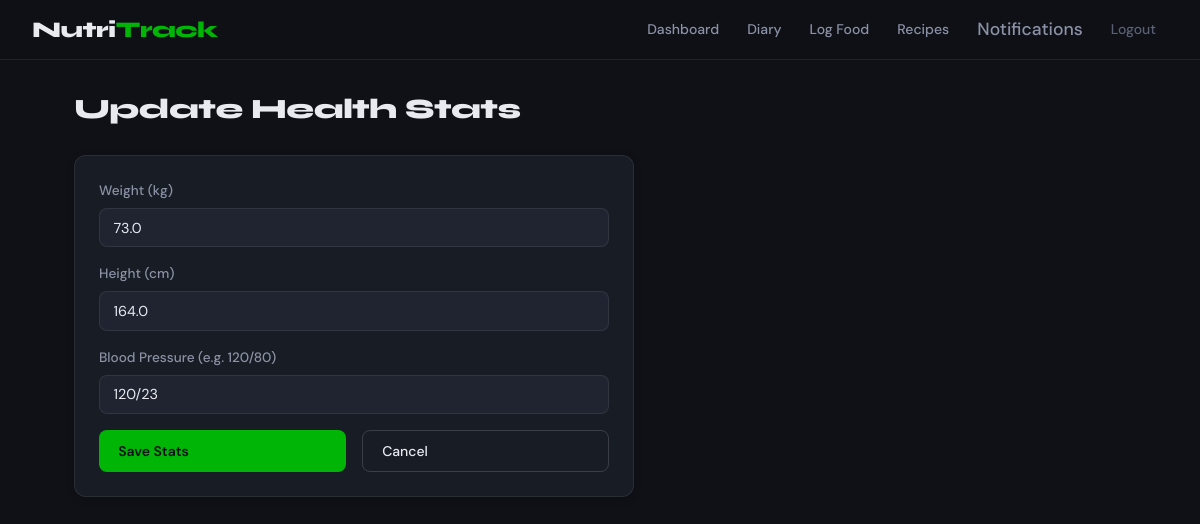
Page /update-stats (signed in) on the committed database.
### app.py (models this page shows, shortened)
class User(db.Model):
    id = db.Column(db.Integer, primary_key=True)
    username = db.Column(db.String(100), unique=True, nullable=False)
    email = db.Column(db.String(150), unique=True, nullable=False)
    password_hash = db.Column(db.String(200), nullable=False)
    role = db.Column(db.String(20), nullable=False, default="subscriber")
    full_name = db.Column(db.String(150), nullable=False)
    specialisation = db.Column(db.String(200), nullable=True)
    bio = db.Column(db.Text, nullable=True)
    weight_kg = db.Column(db.Float, nullable=True)
    height_cm = db.Column(db.Float, nullable=True)
    blood_pressure = db.Column(db.String(20), nullable=True)  # format: "120/80"
    goal = db.Column(db.String(50), nullable=True)  # lose_weight / gain_weight / maintain
    professional_id = db.Column(db.Integer, db.ForeignKey("user.id"), nullable=True)
    created = db.Column(db.DateTime, default=datetime.utcnow)
    food_entries = db.relationship("FoodEntry", backref="user", lazy=True, foreign_keys="FoodEntry.user_id")
    notifications = db.relationship("Notification", backref="recipient", lazy=True, foreign_keys="Notification.user_id")

### app.py (the view, shortened to what this page needs)
@app.route("/update-stats", methods=["GET", "POST"])
@login_required
def update_stats():
    if session.get("role") != "subscriber":
        return redirect(url_for("professional_home"))
    user = get_current_user()
    return render_template("update-stats.html", user=user)

### app.py (called while the page is built)
def login_required(f):
    @wraps(f)
    def decorated(*args, **kwargs):
        if "user_id" not in session:
            flash("Please log in to access this page.", "warning")
            return redirect(url_for("login"))
        return f(*args, **kwargs)
    return decorated

def get_current_user():
    if "user_id" not in session:
        return None
    return User.query.get(session["user_id"])

@app.context_processor
def inject_globals():
    return {
        "current_user": get_current_user()
    }

### templates/update-stats.html (shortened to what this page needs)
{% extends "base.html" %}
{% block content %}
<div class="page-header">
    <h1 class="page-title">Update Health Stats</h1>
</div>
<div class="card card--narrow">
    <form method="POST" class="auth-form">
        <div class="form-group">
            <label for="weight_kg">Weight (kg)</label>
            <input type="number" id="weight_kg" name="weight_kg" step="0.1" min="20" max="300"
                   value="{{ user.weight_kg or '' }}" placeholder="e.g. 72.5">
        </div>
        <div class="form-group">
            <label for="height_cm">Height (cm)</label>
            <input type="number" id="height_cm" name="height_cm" step="0.1" min="100" max="250"
                   value="{{ user.height_cm or '' }}" placeholder="e.g. 175">
        </div>
        <div class="form-group">
            <label for="blood_pressure">Blood Pressure (e.g. 120/80)</label>
            <input type="text" id="blood_pressure" name="blood_pressure"
                   value="{{ user.blood_pressure or '' }}" placeholder="120/80"
                   pattern="\d{2,3}\/\d{2,3}">
        </div>
        <div class="form-row">
            <button type="submit" class="btn btn-primary">Save Stats</button>
            <a href="{{ url_for('subscriber_home') }}" class="btn btn-outline">Cancel</a>
        </div>
    </form>
</div>
{% endblock %}

### static/css/styles.css (style rules this page uses)
:root { --bg: #0f1117; --surface: #181c24; --surface-2: #1f2430; --border: rgba(255,255,255,0.08); --border-hover: rgba(255,255,255,0.15); --green: lab(64.02% -64.83 61.56); --green-dim: rgba(94,196,139,0.15); --green-dark: lab(64.02% -64.83 61.56); --amber: #f59e0b; --red: #ff6363; --red-dim: rgba(255,99,99,0.15); --blue: #60a5fa; --text: #e8eaf0; --text-muted: #8b92a5; --text-dim: #5a6175; --radius: 12px; --radius-sm: 8px; --radius-lg: 18px; --shadow: 0 4px 24px rgba(0,0,0,0.35); --shadow-sm: 0 2px 8px rgba(0,0,0,0.2); --font-display: 'Syne', sans-serif; --font-body: 'DM Sans', sans-serif; }
*, *::before, *::after { box-sizing: border-box; margin: 0; padding: 0; }
html { font-size: 16px; scroll-behavior: smooth; }
body { font-family: var(--font-body); background: var(--bg); color: var(--text); line-height: 1.6; min-height: 100vh; }
a { color: var(--green); text-decoration: none; }
.card { background: var(--surface); border: 1px solid var(--border); border-radius: var(--radius); padding: 1.5rem; box-shadow: var(--shadow-sm); }
.card--narrow { max-width: 560px; }
.page-header { display: flex; align-items: flex-start; justify-content: space-between; margin-bottom: 1.75rem; flex-wrap: wrap; gap: 1rem; }
.page-title { font-family: var(--font-display); font-size: 1.75rem; font-weight: 800; color: var(--text); letter-spacing: -0.5px; line-height: 1.25; }
.btn { display: inline-flex; align-items: center; gap: 0.4rem; padding: 0.55rem 1.2rem; border-radius: var(--radius-sm); font-family: var(--font-body); font-size: 0.875rem; font-weight: 500; cursor: pointer; border: none; transition: opacity 0.15s, transform 0.1s; white-space: nowrap; text-decoration: none; }
.btn-primary { background: var(--green); color: #0f1117; font-weight: 600; }
.btn-outline { background: transparent; border: 1px solid var(--border-hover); color: var(--text); }
.auth-form { display: flex; flex-direction: column; gap: 1rem; }
.form-group { display: flex; flex-direction: column; gap: 0.4rem; }
.form-group label { font-size: 0.85rem; font-weight: 500; color: var(--text-muted); }
.form-row { display: grid; grid-template-columns: 1fr 1fr; gap: 1rem; }
input[type="text"], input[type="email"], input[type="password"], input[type="number"], input[type="date"], select, textarea { background: var(--surface-2); border: 1px solid var(--border); border-radius: var(--radius-sm); color: var(--text); font-family: var(--font-body); font-size: 0.9rem; padding: 0.6rem 0.85rem; transition: border-color 0.15s; width: 100%; outline: none; }

### rows in the picture
User: weight_kg "73.0", height_cm "164.0", blood_pressure "120/23"
